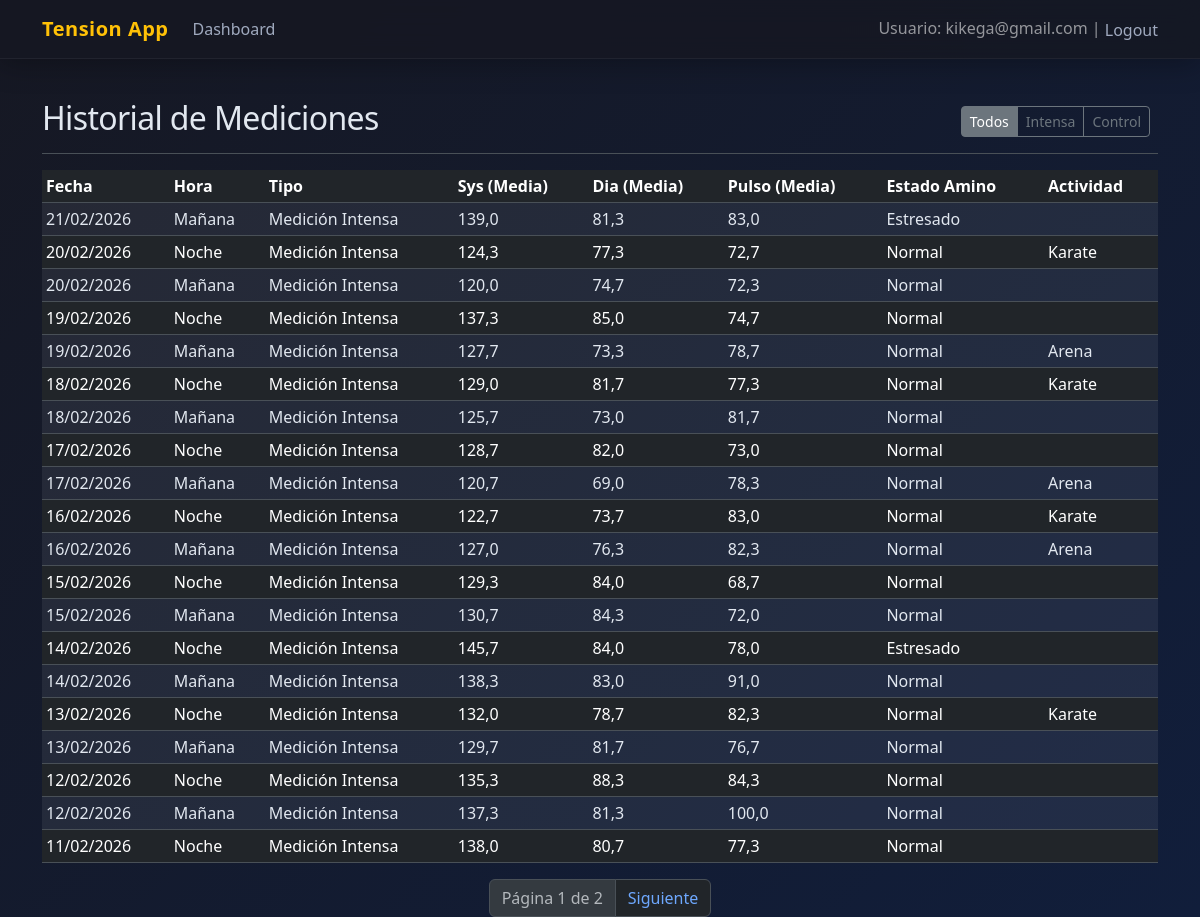
The app's page /history/ (signed in), older data.
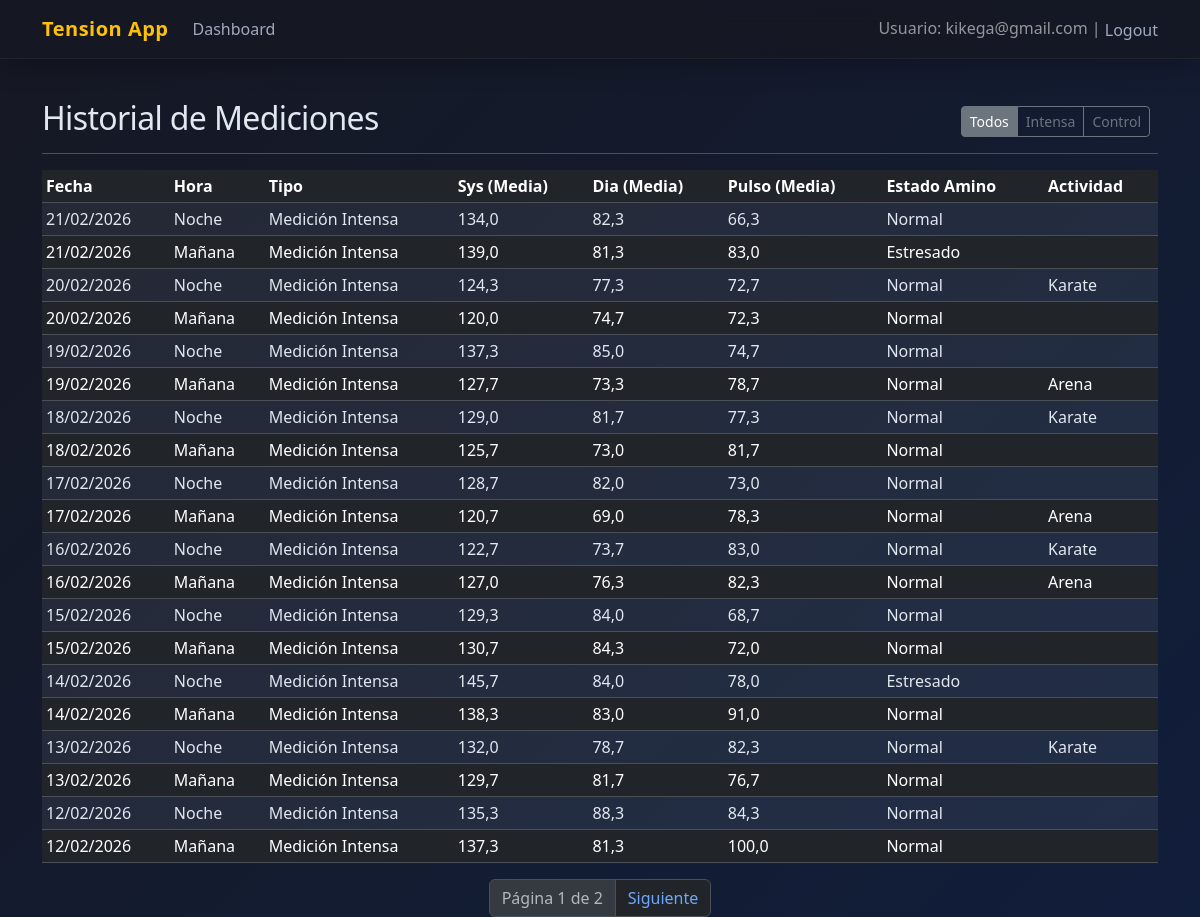
The same page, newer data.
### accounts/models.py (models this page shows, shortened)
class CustomUser(AbstractUser):
    username = None
    email = models.EmailField(_('email address'), unique=True)
    USERNAME_FIELD = 'email'
    REQUIRED_FIELDS = []
    objects = CustomUserManager()

### tracking/models.py (models this page shows, shortened)
class MeasurementSession(models.Model):
    TIME_CHOICES = [
        ('morning', 'Mañana'),
        ('night', 'Noche'),
    ]
    TYPE_CHOICES = [
        ('intense', 'Medición Intensa'),
        ('control', 'Medición de Control'),
    ]
    MOOD_CHOICES = [ # Example choices, can be expanded or made free text
        ('happy', 'Feliz'),
        ('neutral', 'Normal'),
        ('stressed', 'Estresado'),
        ('sad', 'Triste'),
        ('tired', 'Cansado'),
    ]
    user = models.ForeignKey(settings.AUTH_USER_MODEL, on_delete=models.CASCADE)
    date = models.DateField(default=timezone.now, verbose_name=_("Fecha"))
    time_of_day = models.CharField(max_length=10, choices=TIME_CHOICES, verbose_name=_("Momento del día"))
    session_type = models.CharField(max_length=10, choices=TYPE_CHOICES, verbose_name=_("Tipo de medición"))
    supplements = models.TextField(blank=True, verbose_name=_("Suplementos y Vitaminas"))
    mood = models.CharField(max_length=50, blank=True, choices=MOOD_CHOICES, verbose_name=_("Estado de ánimo")) # Made choices for consistency
    food_type = models.CharField(max_length=100, blank=True, verbose_name=_("Tipo de comida"))
    activity_type = models.CharField(max_length=100, blank=True, verbose_name=_("Actividad física"))
    observations = models.TextField(blank=True, verbose_name=_("Observaciones"))
    avg_systolic = models.FloatField(null=True, blank=True, verbose_name=_("Media Sistólica"))
    avg_diastolic = models.FloatField(null=True, blank=True, verbose_name=_("Media Diastólica"))
    avg_pulse = models.FloatField(null=True, blank=True, verbose_name=_("Media Pulsaciones"))
    created_at = models.DateTimeField(auto_now_add=True)
    class Meta:
        ordering = ['-date', '-created_at']

### tracking/views.py (the view)
# urls.py: path('history/', views.HistoryListView.as_view(), name='history'),
class HistoryListView(LoginRequiredMixin, ListView):
    model = MeasurementSession
    template_name = "tracking/history.html"
    context_object_name = "sessions"
    paginate_by = 20
    def get_queryset(self):
        qs = MeasurementSession.objects.filter(user=self.request.user)
        session_type = self.request.GET.get('type')
        if session_type:
            qs = qs.filter(session_type=session_type)
        return qs.order_by('-date', '-created_at')

### templates/tracking/history.html (shortened to what this page needs)
{% extends "base.html" %}
{% block content %}
<div class="d-flex justify-content-between flex-wrap flex-md-nowrap align-items-center pt-3 pb-2 mb-3 border-bottom">
  <h1 class="h2">Historial de Mediciones</h1>
  <div class="btn-toolbar mb-2 mb-md-0">
    <div class="btn-group me-2">
      <a href="?type=" class="btn btn-sm btn-outline-secondary {% if not request.GET.type %}active{% endif %}">Todos</a>
      <a href="?type=intense" class="btn btn-sm btn-outline-secondary {% if request.GET.type == 'intense' %}active{% endif %}">Intensa</a>
      <a href="?type=control" class="btn btn-sm btn-outline-secondary {% if request.GET.type == 'control' %}active{% endif %}">Control</a>
    </div>
  </div>
</div>
<div class="table-responsive">
  <table class="table table-striped table-sm">
    <thead>
      <tr>
        <th>Fecha</th>
        <th>Hora</th>
        <th>Tipo</th>
        <th>Sys (Media)</th>
        <th>Dia (Media)</th>
        <th>Pulso (Media)</th>
        <th>Estado Amino</th>
        <th>Actividad</th>
      </tr>
    </thead>
    <tbody>
      {% for session in sessions %}
      <tr>
        <td>{{ session.date|date:"d/m/Y" }}</td>
        <td>{{ session.get_time_of_day_display }}</td>
        <td>{{ session.get_session_type_display }}</td>
        <td>{{ session.avg_systolic|floatformat:1 }}</td>
        <td>{{ session.avg_diastolic|floatformat:1 }}</td>
        <td>{{ session.avg_pulse|floatformat:1 }}</td>
        <td>{{ session.get_mood_display }}</td>
        <td>{{ session.activity_type }}</td>
      </tr>
      {% empty %}
      <tr>
        <td colspan="8">No hay registros.</td>
      </tr>
      {% endfor %}
    </tbody>
  </table>
</div>
{% if is_paginated %}
<nav aria-label="Page navigation">
  <ul class="pagination justify-content-center">
    <li class="page-item disabled"><span class="page-link">Página {{ page_obj.number }} de {{ page_obj.paginator.num_pages }}</span></li>
    {% if page_obj.has_next %}
      <li class="page-item"><a class="page-link" href="?page={{ page_obj.next_page_number }}{% if request.GET.type %}&type={{ request.GET.type }}{% endif %}">Siguiente</a></li>
    {% endif %}
  </ul>
</nav>
{% endif %}
{% endblock %}

### templates/base.html (shortened to what this page needs)
<!DOCTYPE html>
<html lang="es" data-bs-theme="dark">
  <head>
    <link href="https://cdn.jsdelivr.net/npm/bootstrap@5.3.2/dist/css/bootstrap.min.css"
          rel="stylesheet"
>
    {% load static %}
    <link rel="stylesheet" href="{% static 'css/tension.css' %}">
  </head>
  <body class="{% block body_class %}{% endblock %}">
    <nav class="navbar navbar-expand-lg navbar-dark navbar-glass mb-4">
      <div class="container">
        <a class="navbar-brand" href="/">Tension App</a>
        <div class="collapse navbar-collapse" id="navbarText">
          <ul class="navbar-nav me-auto mb-2 mb-lg-0">
            {% if user.is_authenticated %}
              <li class="nav-item">
                <a class="nav-link" href="/">Dashboard</a>
              </li>
            {% endif %}
          </ul>
          <span class="navbar-text">
            {% if user.is_authenticated %}
              Usuario: {{ user.email }} |
              <form action="{% url 'logout' %}" method="post" class="d-inline">
                <button type="submit"
                        class="btn btn-link nav-link d-inline p-0"
                        style="color: rgba(255,255,255,.55)">Logout</button>
              </form>
            {% else %}
              <a href="{% url 'login' %}" class="nav-link">Login</a>
            {% endif %}
          </span>
        </div>
      </div>
    </nav>
    <div class="container">
      {% block content %}{% endblock %}
    </div>
  </body>
</html>

### static/css/tension.css (style rules this page uses)
html, body { height: 100%; background: linear-gradient(135deg, #161823 0%, #111e3b 100%); background-attachment: fixed; color: #e2e8f0; }
h1, h2, h3, h4, h5, h6 { font-weight: 600; color: #fff; letter-spacing: -0.02em; }
.navbar-glass { background: rgba(22, 24, 35, 0.85) !important; backdrop-filter: blur(12px); -webkit-backdrop-filter: blur(12px); border-bottom: 1px solid rgba(255, 255, 255, 0.05); box-shadow: 0 4px 30px rgba(0, 0, 0, 0.3); }
.navbar-brand { font-weight: 700; color: #ffc107 !important; letter-spacing: 0.5px; }
.nav-link { color: #a0aabf !important; transition: all 0.2s ease; }
.table { color: #e2e8f0; }
.table-striped>tbody>tr:nth-of-type(odd)>* { color: #e2e8f0; background-color: rgba(255, 255, 255, 0.02); }
a, .btn-link { color: #ffc107; text-decoration: none; transition: color 0.2s ease; }

Row changes from the older to the newer data that the page shows:
no longer on this page (row unchanged): MeasurementSession: date "11/02/2026", time_of_day "Noche", session_type "Medición Intensa", avg_systolic "138,0", avg_diastolic "80,7", avg_pulse "77,3", mood "Normal"
added MeasurementSession: date "21/02/2026", time_of_day "Noche", session_type "Medición Intensa", avg_systolic "134,0", avg_diastolic "82,3", avg_pulse "66,3", mood "Normal"
